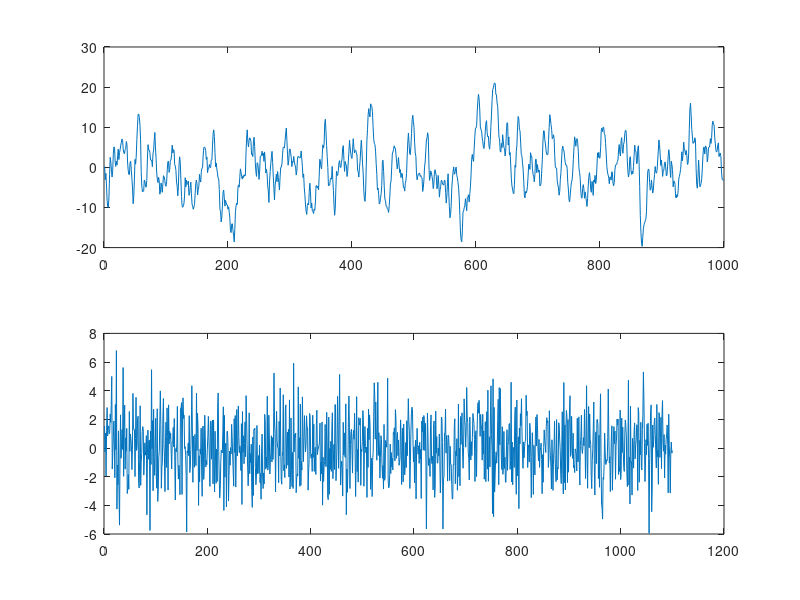

Here is the MATLAB script that generated this plot: (Note: this script raises an error after producing the figure.)

clc
clf

fnum = 0;

n       = 1000;
A       = [1, -1.35, 0.43];
sigma2  = 4;
noise   = sqrt(sigma2) * randn(n + 100, 1);
y       = filter(1, A, noise);
y       = y(101:end);

fnum = fnum + 1;
figure(fnum)
subplot(211)
plot(y)
subplot(212)
plot(noise)

n_est = floor(2/3*n);
y_est = iddata(y(1:n_est));
y_val = iddata(y(n_est + 1:end));

NN = [1:10]';

V = arxstruc(y_est, y_val, NN);
n_order = selstruc(V, 0);
n_aic = selstruc(V, 'aic');


n_order = zeros([1,100]);
n_aic = zeros([1,100]);
for i=1:100
    noise = sqrt(sigma2) * randn(n + 100, 1);
    y = filter(1, A, noise);
    y = y(101:end);
    y_est = iddata(y(1:n_est));
    y_val = iddata(y(n_est + 1:end));
    V = arxstruc(y_est, y_val, NN);
    n_order(i) = selstruc(V, 0);
    n_aic(i) = selstruc(V, 'aic');
end

fnum = fnum + 1;
figure(fnum)
subplot(211)
hist(n_order)
grid on
ylim([0,100])
title('LS criterion')
subplot(212)
hist(n_aic)
grid on
ylim([0,100])
title('AIC criterion')

ar_model = arx(y, n_order(end));
ar_model.NoiseVariance
ar_model.CovarianceMatrix % Ask about this...
present(ar_model)
















